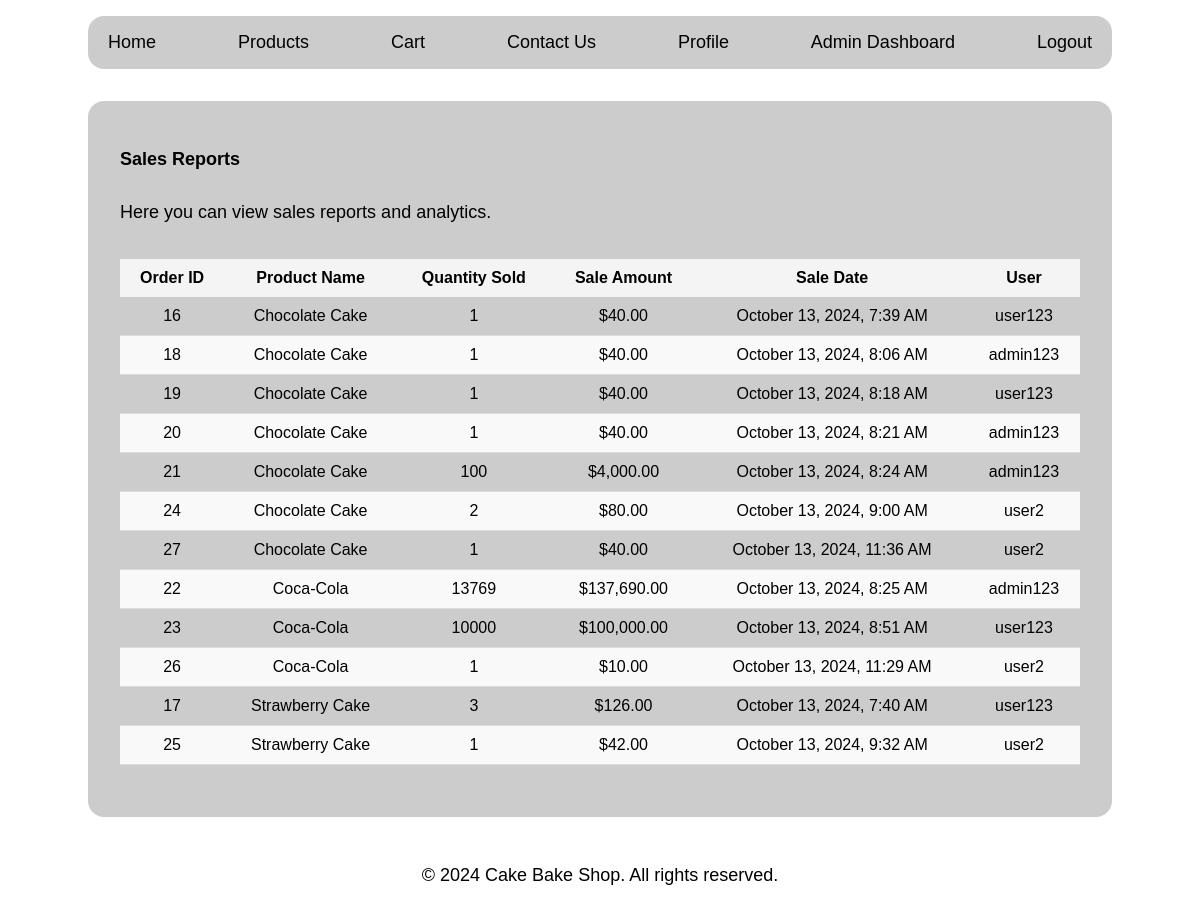
Screenshot of /view_reports.php (signed in) with the database file from the repository.
### tables this page shows
CREATE TABLE IF NOT EXISTS `sales` (
  `id` int NOT NULL AUTO_INCREMENT,
  `order_id` int NOT NULL,
  `product_id` int NOT NULL,
  `quantity` int NOT NULL,
  `sale_amount` decimal(10,2) NOT NULL,
  `sale_date` timestamp NULL DEFAULT CURRENT_TIMESTAMP,
  PRIMARY KEY (`id`),
  KEY `order_id` (`order_id`),
  KEY `product_id` (`product_id`)
);

CREATE TABLE IF NOT EXISTS `products` (
  `id` int NOT NULL AUTO_INCREMENT,
  `name` varchar(100) NOT NULL,
  `description` text,
  `price` decimal(10,2) NOT NULL,
  `category_id` int DEFAULT NULL,
  `image_url` varchar(255) DEFAULT NULL,
  `created_at` timestamp NULL DEFAULT CURRENT_TIMESTAMP,
  PRIMARY KEY (`id`),
  KEY `idx_product_category` (`category_id`)
);

CREATE TABLE IF NOT EXISTS `users` (
  `id` int NOT NULL AUTO_INCREMENT,
  `username` varchar(50) NOT NULL,
  `password` varchar(255) NOT NULL,
  `email` varchar(100) NOT NULL,
  `phone` varchar(20) DEFAULT NULL,
  `role` enum('admin','user') NOT NULL DEFAULT 'user',
  `created_at` timestamp NULL DEFAULT CURRENT_TIMESTAMP,
  PRIMARY KEY (`id`),
  UNIQUE KEY `username` (`username`),
  KEY `idx_user_role` (`role`)
);

### app/classes/Sale.php (called while the page is built, shortened)
<?php
require_once 'Database.php';
class Sale {
    private $conn;
    private $table = 'sales';
    public function __construct() {
        $database = new Database();
        $this->conn = $database->getConnection();
    }
    public function getAllSales() {
        $query = "SELECT s.*, p.name AS product_name, u.username AS user_name
                  FROM " . $this->table . " s
                  JOIN products p ON s.product_id = p.id
                  JOIN orders o ON s.order_id = o.id
                  JOIN users u ON o.user_id = u.id";
        $stmt = $this->conn->prepare($query);
        $stmt->execute();
        return $stmt->fetchAll(PDO::FETCH_ASSOC);
    }
}
?>

### app/classes/Database.php (called while the page is built, shortened)
<?php
class Database {
    private $host = 'localhost';
    private $db_name = 'inventory_management_system';
    private $username = 'root';
    private $password = '';
    public function getConnection() {
        $this->conn = null;
        try {
            $this->conn = new PDO("mysql:host={$this->host};dbname={$this->db_name}", $this->username, $this->password);
            $this->conn->setAttribute(PDO::ATTR_ERRMODE, PDO::ERRMODE_EXCEPTION);
        } catch (PDOException $exception) {
            echo "Connection error: " . $exception->getMessage();
        }
        return $this->conn;
    }
}
?>

### public/view_reports.php (the view, shortened to what this page needs)
<?php include '../templates/header.php'; ?>
<?php include '../templates/navbar.php'; ?>
<?php
require_once '../app/classes/Sale.php';
$sale = new Sale();
$salesData = $sale->getAllSales();
?>
<div class="container">
    <h2>Sales Reports</h2>
    <p>Here you can view sales reports and analytics.</p>
    <?php if ($salesData): ?>
        <table>
            <thead>
                <tr>
                    <th>Order ID</th>
                    <th>Product Name</th>
                    <th>Quantity Sold</th>
                    <th>Sale Amount</th>
                    <th>Sale Date</th>
                    <th>User</th>
                </tr>
            </thead>
            <tbody>
                <?php foreach ($salesData as $sale): ?>
                    <tr>
                        <td><?php echo htmlspecialchars($sale['order_id']); ?></td>
                        <td><?php echo htmlspecialchars($sale['product_name']); ?></td>
                        <td><?php echo htmlspecialchars($sale['quantity']); ?></td>
                        <td>$<?php echo number_format($sale['sale_amount'], 2); ?></td>
                        <td><?php echo date("F j, Y, g:i A", strtotime($sale['sale_date'])); ?></td>
                        <td><?php echo htmlspecialchars($sale['user_name'] ?? 'Unknown'); ?></td>
                    </tr>
                <?php endforeach; ?>
            </tbody>
        </table>
    <?php else: ?>
        <p>No sales data available.</p>
    <?php endif; ?>
</div>
<?php include '../templates/footer.php'; ?>

### public/css/styles.css (style rules this page uses)
body, h1, h2, h3, p { margin: 0; padding: 0; padding-top: 1rem; padding-bottom: 1rem; font-family: Arial, sans-serif; font-size: large; }
body { background-color: #fff; color: #000; display: flex; margin: 0; justify-content: space-between; align-items: center; min-height: 100vh; flex-direction: column; }
body { background-image: url('https://images.unsplash.com/photo-1707134657472-51902d2854a4?q=80&w=1970&auto=format&fit=crop&ixlib=rb-4.0.3&ixid=M3wxMjA3fDB8MHxwaG90by1wYWdlfHx8fGVufDB8fHx8fA%3D%3D'); background-size: cover; background-position: center; background-repeat: no-repeat; }
table { width: 100%; border-collapse: collapse; margin: 20px 0; font-size: 16px; text-align: center; }
table thead th { background-color: #f4f4f4; padding: 10px; }
table tbody tr:nth-child(even) { background-color: #f9f9f9; }
table tbody td { padding: 10px; border-bottom: 1px solid #ddd; }
.container { max-width: 60rem; width: 90%; margin: 2rem auto; padding: 2rem; background-color: rgba(0, 0, 0, 0.2); border-radius: 1rem; }

### rows the page displays
sales: order "16", product.name "Chocolate Cake", quantity "1", sale_amount "40.00", sale_date "October 13, 2024, 7:39 AM", users.username "user123"
sales: order "18", product.name "Chocolate Cake", quantity "1", sale_amount "40.00", sale_date "October 13, 2024, 8:06 AM", users.username "admin123"
sales: order "19", product.name "Chocolate Cake", quantity "1", sale_amount "40.00", sale_date "October 13, 2024, 8:18 AM", users.username "user123"
sales: order "20", product.name "Chocolate Cake", quantity "1", sale_amount "40.00", sale_date "October 13, 2024, 8:21 AM", users.username "admin123"
sales: order "21", product.name "Chocolate Cake", quantity "100", sale_amount "4,000.00", sale_date "October 13, 2024, 8:24 AM", users.username "admin123"
sales: order "24", product.name "Chocolate Cake", quantity "2", sale_amount "80.00", sale_date "October 13, 2024, 9:00 AM", users.username "user2"
sales: order "27", product.name "Chocolate Cake", quantity "1", sale_amount "40.00", sale_date "October 13, 2024, 11:36 AM", users.username "user2"
sales: order "22", product.name "Coca-Cola", quantity "13769", sale_amount "137,690.00", sale_date "October 13, 2024, 8:25 AM", users.username "admin123"
sales: order "23", product.name "Coca-Cola", quantity "10000", sale_amount "100,000.00", sale_date "October 13, 2024, 8:51 AM", users.username "user123"
sales: order "26", product.name "Coca-Cola", quantity "1", sale_amount "10.00", sale_date "October 13, 2024, 11:29 AM", users.username "user2"
sales: order "17", product.name "Strawberry Cake", quantity "3", sale_amount "126.00", sale_date "October 13, 2024, 7:40 AM", users.username "user123"
sales: order "25", product.name "Strawberry Cake", quantity "1", sale_amount "42.00", sale_date "October 13, 2024, 9:32 AM", users.username "user2"
